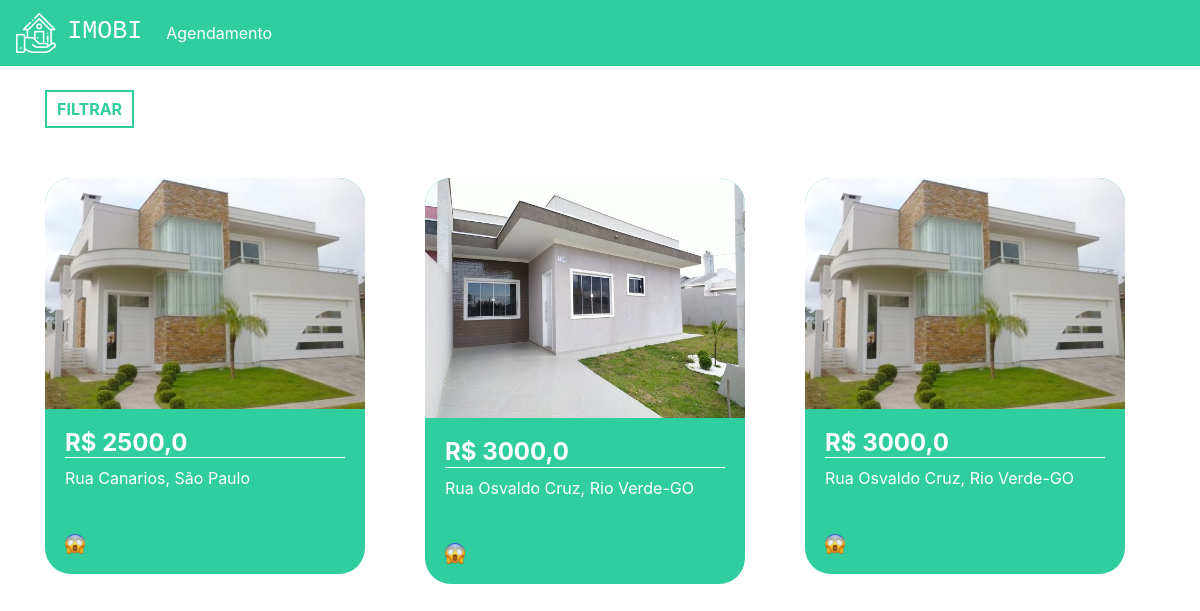
The app's page / (signed in) with its own data.
### plataforma/models.py (models this page shows, shortened)
class Imovei(models.Model):
    choices = (('V', 'Venda'),
               ('A', 'Aluguel'))
    choices_imovel = (('A', 'Apartamento'),
                      ('C', 'Casa'))
    imagens = models.ManyToManyField(Imagem)
    valor = models.FloatField()
    quartos = models.IntegerField()
    tamanho = models.FloatField()
    cidade = models.ForeignKey(Cidade, on_delete=models.DO_NOTHING)
    rua = models.CharField(max_length=50)
    tipo = models.CharField(max_length=1, choices=choices)
    tipo_imovel = models.CharField(max_length=1, choices=choices_imovel)
    numero = models.IntegerField()
    descricao = models.TextField()
    dias_visita = models.ManyToManyField(DiasVisita)
    horarios = models.ManyToManyField(Horario)

class Imagem(models.Model):
    img = models.ImageField(upload_to='img')

class Cidade(models.Model):
    nome = models.CharField(max_length=30)
    def __str__(self) -> str:
        return self.nome

### plataforma/views.py (the view)
# urls.py: 2. Add a URL to urlpatterns:  path('', views.home, name='home')
@login_required(login_url='/auth/logar')
def home(request):
    preco_minimo = request.GET.get('preco_minimo')
    preco_maximo = request.GET.get('preco_maximo')
    cidade = request.GET.get('cidade')
    tipo = request.GET.getlist('tipo')
    cidades = Cidade.objects.all()
    if preco_maximo or preco_minimo or cidade or tipo:
        if not preco_minimo:
            preco_minimo = 0
        if not preco_maximo:
            preco_maximo = 999999999999
        if not tipo:
            tipo = ['A', 'C']
        imoveis = Imovei.objects.filter(valor__gte=preco_minimo).filter(valor__lte=preco_maximo).filter(tipo_imovel__in=tipo).filter(cidade=cidade)
    else:
        imoveis = Imovei.objects.all()
    return render(request, 'home.html', {'imoveis': imoveis, 'cidades':cidades})

### plataforma/templates/home.html (shortened to what this page needs)
{% extends 'base.html' %}
{% load static %}
{% block 'head' %}
<link rel="stylesheet" href="{% static 'plataforma/css/home.css' %}">
{% endblock  %}
{% block 'body' %}
<div class="container">
  <br>
  <button type="button" class="btn_filtrar" data-toggle="modal"
	 data-target="#exampleModal">
    FILTRAR
  </button>
  <div class="row">
    {% for imovel in imoveis %}
        <div class="col-md cont">
          <div class="card_imovel">
            <img class="img_capa_imovel" src="{{imovel.imagens.all.0.img.url}}">
            <div class="informacoes_imoveis">
              <a class="a_none" href="{% url 'imovel' imovel.id %}"><h4 class="valor">R$ {{imovel.valor}}</h4></a>
              <p>{{imovel.rua}}, {{imovel.cidade}}</p>
              <br>
              <img width="7%" src="{% static 'plataforma/img/emo.png' %}">
            </div>
          </div>
        </div>
    {% endfor %}
  </div>
</div>
{% endblock %}

### templates/static/plataforma/css/home.css (style rules this page uses)
.card_imovel { background-color: #30CD9E; width: 20rem; margin-top: 50px; border-radius: 26px; }
.img_capa_imovel { width: 100%; border-top-left-radius: 26px; border-top-right-radius: 26px; }
.informacoes_imoveis { padding: 20px; color: white; }
.valor { font-weight: bold; border-bottom: 1px solid white; }
.btn_filtrar { border: none; background-color: transparent; border: 2px solid #30CD9E; color: #30CD9E; padding: 5px 10px 5px 10px; font-weight: bold; }
.a_none { color: white; }

### records on screen
Imovei: imagens.all.0.img (picture), valor "2500,0", rua "Rua Canarios", cidade "São Paulo"
Imovei: imagens.all.0.img (picture), valor "3000,0", rua "Rua Osvaldo Cruz", cidade "Rio Verde-GO"
Imovei: imagens.all.0.img (picture), valor "3000,0", rua "Rua Osvaldo Cruz", cidade "Rio Verde-GO"
